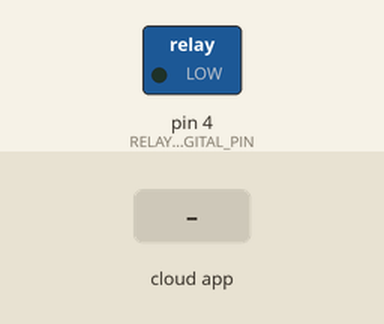
Recording of a sketch running on a simulated Arduino Uno, built for the host (arithmetic inside an expression is 32-bit, double 64-bit). On the bench: switched loads named in the sketch (green lamp = pin HIGH). Inputs (shaded band) come from the test bench.

Above: at 2.7 s.
2.8 s: the phone or cloud app sets 1 to 0
At 3.4 s:
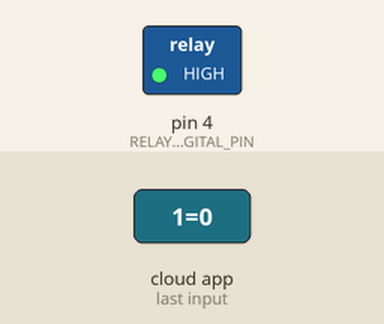
4.3 s: the phone or cloud app sets 1 to 1
At 5.7 s:
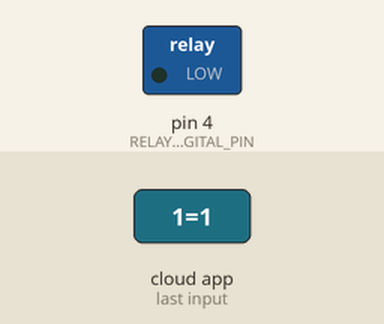
Timing chart, 0 to 7.3 s (numbered marks = the images above; inputs shaded):
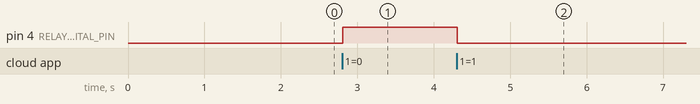

The sketch:

RelaySwitch.ino
```cpp
/*
Cayenne Relay Switch Example

This sketch sample file shows how to connect a Relay Switch.

The Cayenne Library is required to run this sketch. If you have not already done so you can install it from the Arduino IDE Library Manager.

Steps:
1. In the Cayenne Dashboard add a new Custom Widget, and select Button.
2. Select a Virtual pin number.
3. Set VIRTUAL_PIN to the pin number you selected.
4. Connect the Relay Switch to a digital pin.
5. Set RELAY_DIGITAL_PIN to the digital pin number you selected.
6. Set the token variable to match the Arduino token from the Dashboard.
7. Compile and upload this sketch.
8. Once the Arduino connects to the Dashboard use the button widget to
   turn on/off an LED wired through the Relay.
*/


#define CAYENNE_PRINT Serial  // Comment this out to disable prints and save space

// If you're not using the Ethernet W5100 shield, change this to match your connection type. See Communications examples.
#include <CayenneEthernet.h>

#define VIRTUAL_PIN 1
#define RELAY_DIGITAL_PIN 4

// Cayenne authentication token. This should be obtained from the Cayenne Dashboard.
char token[] = "AuthenticationToken";

void setup()
{
  // set digital pin to output
  pinMode(RELAY_DIGITAL_PIN, OUTPUT);

  Serial.begin(9600);
  Cayenne.begin(token);
}

CAYENNE_IN(VIRTUAL_PIN)
{
  // get value sent from dashboard
  int currentValue = getValue.asInt(); // 0 to 1

  // assuming you wire your relay as normally open
  if (currentValue == 0) {
    digitalWrite(RELAY_DIGITAL_PIN, HIGH);
  } else {
    digitalWrite(RELAY_DIGITAL_PIN, LOW);
  }
}

void loop()
{
  Cayenne.run();
}
```

Measured:
- after the input at 2.8 s, pin 4 (RELAY_DIGITAL_PIN): LOW → HIGH at once
- after the input at 4.3 s, pin 4 (RELAY_DIGITAL_PIN): HIGH → LOW at once
